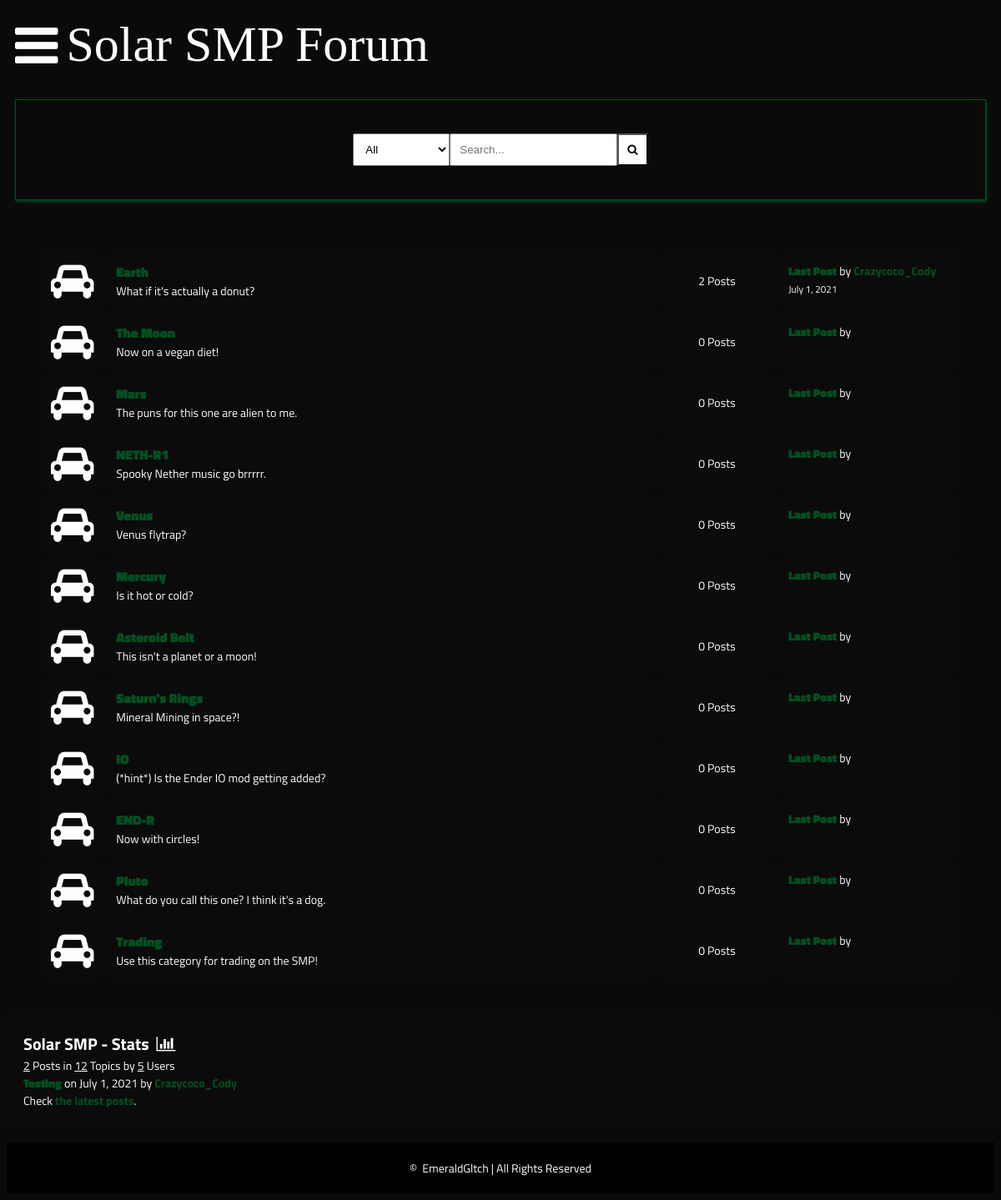
The page / on the database its author committed.
### APPNAME/models.py (models this page shows, shortened)
class Category(models.Model):
    title = models.CharField(max_length=50)
    slug = models.SlugField(max_length=400, unique=True, blank=True)
    description = models.TextField(default="description")
    class Meta:
        verbose_name_plural = "categories"
    def get_url(self):
        return reverse("posts", kwargs={
            "slug": self.slug,
        })
    @property
    def num_posts(self):
        return Post.objects.filter(categories=self).count()
    @property
    def last_post(self):
        return Post.objects.filter(categories=self).latest("date")

class Post(models.Model):
    title = models.CharField(max_length=400)
    slug = models.SlugField(max_length=400, unique=True, blank=True)
    user = models.ForeignKey(Author, on_delete=models.CASCADE)
    content = HTMLField()
    categories = models.ManyToManyField(Category)
    date = models.DateTimeField(auto_now_add=True)
    approved = models.BooleanField(default=False)
    hit_count_generic = GenericRelation(HitCount, object_id_field='object_pk',
        related_query_name='hit_count_generic_relation'
    )
    tags = TaggableManager()
    comments = models.ManyToManyField(Comment, blank=True)
    closed = models.BooleanField(default=False)
    state = models.CharField(max_length=40, default="zero")
    def get_url(self):
        return reverse("detail", kwargs={
            "slug": self.slug,
        })

class Author(models.Model):
    user = models.ForeignKey(User, on_delete=models.CASCADE)
    fullname = models.CharField(max_length=40, blank=True)
    slug = slug = models.SlugField(max_length=400, unique=True, blank=True)
    bio = HTMLField()
    points = models.IntegerField(default=0)
    profile_pic = ResizedImageField(size=[50, 80], quality=100, upload_to="authors", default=None, null=True, blank=True)

### APPNAME/views.py (the view)
# urls.py: path("", home, name="home"),
def home(request):
    forums = Category.objects.all()
    num_posts = Post.objects.all().count()
    num_users = User.objects.all().count()
    num_categories = forums.count()
    last_post = Post.objects.latest("date")
    context = {
        "forums":forums,
        "num_posts":num_posts,
        "num_users":num_users,
        "num_categories":num_categories,
        "last_post":last_post,
        "title": "Solar SMP Forums"
    }
    return render(request, "forum.html", context)

### APPNAME/context_processors.py (called while the page is built, shortened)
def searchFunction(request):
    search_context = {}
    posts = Post.objects.all()
    return search_context

### templates/forum.html
{% extends 'base.html' %}
{% block content %}
<div class="container">
    <div class="subforum">
        {% for forum in forums %}
        <div class="subforum-row">
            <div class="subforum-icon subforum-column center">
                <i class="fa fa-car"></i>
            </div>
            <div class="subforum-description subforum-column">
                <h1><a href="{{forum.get_url}}">{{forum.title}}</a></h1>
                <p>{{forum.description}}</p>
            </div>
            <div class="subforum-stats subforum-column center">
                <span>{{forum.num_posts}} Posts</span>
            </div>
            <div class="subforum-info subforum-column">
                <b><a href="{{forum.last_post.get_url}}">Last Post</a></b> by <a href="">{{forum.last_post.user.fullname|title}}</a>
                <br>
                <small>{{forum.last_post.date|date}}</small>
            </div>
        </div>
        {% endfor %}
    </div>
</div>
<div class="forum-info">
    <div class="chart">
        Solar SMP - Stats &nbsp;<i class="fa fa-bar-chart"></i>
    </div>
    <div>
        <span><u>{{num_posts}}</u> Posts in <u>{{num_categories}}</u> Topics by <u>{{num_users}}</u> Users</span><br>
        <span><b><a href="{{last_post.get_url}}">{{last_post.title}}</a></b> on {{last_post.date|date}} by <a href="">{{last_post.user.fullname|title}}</a></span><br>
        <span>Check <a href="{% url 'latest_posts' %}">the latest posts</a>.</span>
    </div>
</div>
{% endblock content %}

### templates/base.html (shortened to what this page needs)
{% load static %}
<!DOCTYPE html>
<html lang="en">
    <head>
        <link rel="stylesheet" href="{% static 'forum.css' %}" />
        <link rel="stylesheet" href="https://cdnjs.cloudflare.com/ajax/libs/font-awesome/4.7.0/css/font-awesome.min.css">
    </head>
    <body>
        <header>
            <div class="navbar">
                <a href="#" class="bar-icon" id="iconBar" onclick="hideIconBar()"><i class="fa fa-bars"></i></a>
                <div class="brand">Solar SMP Forum</div>
            </div>
            <form action="{% url 'search_result' %}" role="form" method="GET">
                <div class="search-box">
                    <select name="" id="">
                        <option value="everything">All</option>
                    </select>
                    <input type="text" name="q" id="" placeholder="Search...">
                    <button type="submit" name="search"><i class="fa fa-search"></i></button>
                </div>
            </form>
        </header>
        {% block content %}
        {% endblock content %}
        <footer>
            <span>&copy; &nbsp;EmeraldGltch | All Rights Reserved</span>
        </footer>
    </body>
</html>

### static/forum.css (style rules this page uses)
* { box-sizing: border-box; }
html { font-size: 14px; font-family: 'Titillium Web', sans-serif; background-color: rgb(10, 10, 10); color: #FEFEFE; }
a { color: #005221; font-weight: bolder; text-decoration: none; }
h1 { font-size: 16px; font-weight: bolder; }
.container { margin: 20px; padding: 20px; }
.subforum { margin-top: 20px; }
.subforum-description * { margin-block: 0; }
.subforum-row { display: grid; grid-template-columns: 7% 60% 13% 20%; }
.subforum-column { padding: 10px; margin: 4px; border-radius: 5px; background-color: #0b0b0b; }
.center { display: flex; justify-content: center; align-items: center; }
.subforum-icon i { font-size: 45px; }
header { margin-inline: 10px; }
.navbar { display: flex; align-items: center; }
.bar-icon { font-size: 60px; display: inline-block; margin-right: 10px; color: #fff; cursor: pointer; }
.brand { font-size: 60px; display: inline-block; font-family: aquire; }
.search-box { border: solid 1px #005221; margin-top: 20px; padding: 40px; display: flex; justify-content: center; box-shadow: 1px 2px 3px #004b1e; }
.search-box select { padding: 10px; }
.search-box input { padding: 10px; }
.search-box button { padding: 10px; background-color: #fff; color: #000000; }
.forum-info { padding: 20px; background-color: #0b0b0b; }
.chart { font-size: 20px; font-weight: bold; }
footer { margin-top: 20px; padding: 20px; background-color: #000000; display: block; text-align: center; }

### rows shown on the page
Category: title "Earth", description "What if it's actually a donut?", num_posts "2", last_post.user.fullname "Crazycoco_Cody", last_post "July 1, 2021"
Category: title "The Moon", description "Now on a vegan diet!", num_posts "0"
Category: title "Mars", description "The puns for this one are alien to me.", num_posts "0"
Category: title "NETH-R1", description "Spooky Nether music go brrrrr.", num_posts "0"
Category: title "Venus", description "Venus flytrap?", num_posts "0"
Category: title "Mercury", description "Is it hot or cold?", num_posts "0"
Category: title "Asteroid Belt", description "This isn't a planet or a moon!", num_posts "0"
Category: title "Saturn's Rings", description "Mineral Mining in space?!", num_posts "0"
Category: title "IO", description "(*hint*) Is the Ender IO mod getting added?", num_posts "0"
Category: title "END-R", description "Now with circles!", num_posts "0"
Category: title "Pluto", description "What do you call this one? I think it's a dog.", num_posts "0"
Category: title "Trading", description "Use this category for trading on the SMP!", num_posts "0"
Post: title "Testing", date "July 1, 2021", user.fullname "Crazycoco_Cody"

### other values the page prints
{{ num_posts }} "2"
{{ num_categories }} "12"
{{ num_users }} "5"
